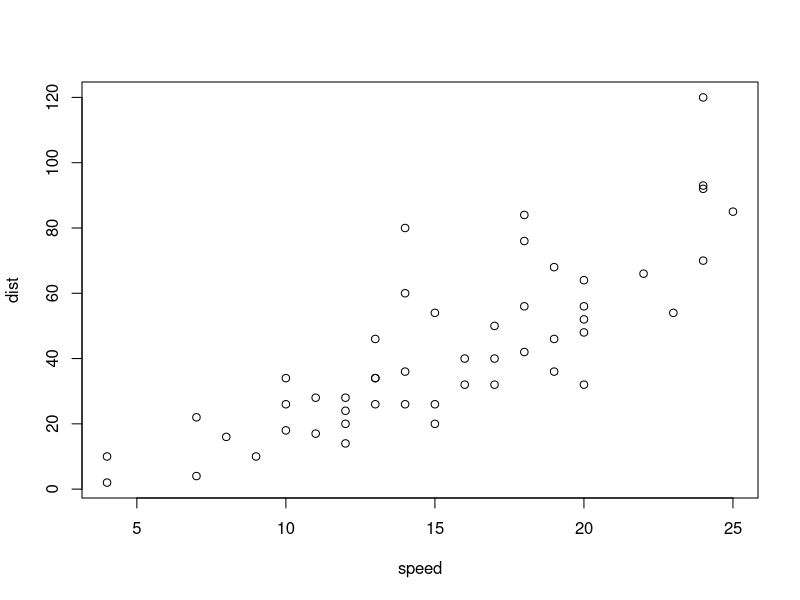
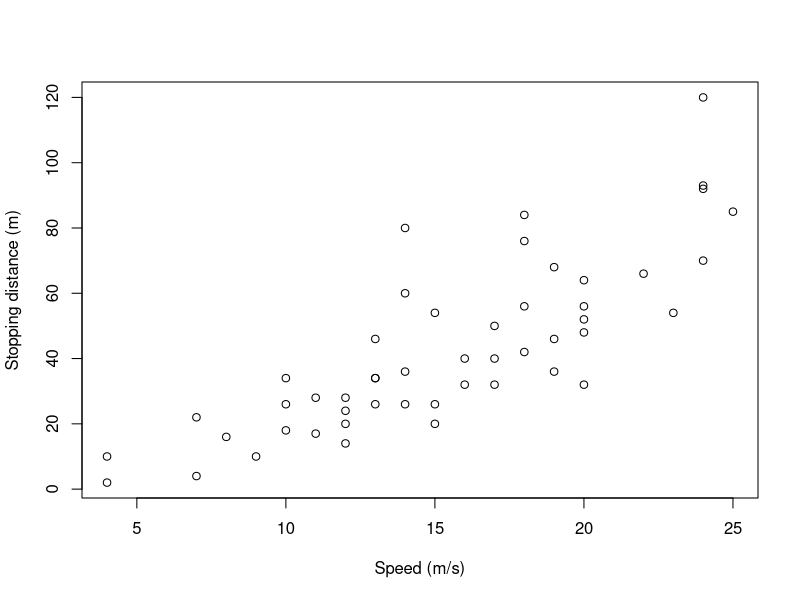

Here is the R script that generated these plots, in order:
## ---- chunk 1
a <- 2 + 2
## ---- chunk 2
plot(cars)
## ---- chunk 3
plot(cars, xlab = "Speed (m/s)", ylab = "Stopping distance (m)")
